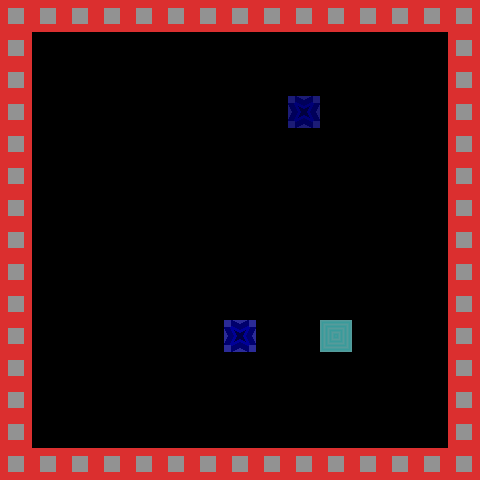

Below is a game level as drawn by its tile map, then a one-line description and the .tmx file that defines it, in full:
An orthogonal 15x15 tile map with 32x32 px tiles, 4 tile layers (submap1, collision, submap2, collision), 2 hidden layers not drawn, 2 tilesets and 2 objects (npc, arne2).

<map version="1.0" orientation="orthogonal" width="15" height="15" tilewidth="32" tileheight="32">
 <properties>
  <property name="animation" value="res/tileset.ani" />
  <property name="hint" value="Move Arne to the collection point using your arrow keys" />
  <property name="tileset" value="res/tileset.png" />
 </properties>
 <tileset firstgid="1" name="test" tilewidth="32" tileheight="32">
  <image source="../tileset.png" width="640" height="480" />
 </tileset>
 <tileset firstgid="301" name="collision" tilewidth="32" tileheight="32">
  <image source="../zz_collision.png" width="128" height="512" />
 </tileset>
 <layer name="submap1" width="15" height="15">
  <data encoding="csv">
2,2,2,2,2,2,2,2,2,2,2,2,2,2,2,
2,1,1,1,1,1,1,1,1,1,1,1,1,1,2,
2,1,1,1,1,1,1,1,1,1,1,1,1,1,2,
2,1,1,1,1,1,1,1,1,1,1,1,1,1,2,
2,1,1,1,1,1,1,1,1,1,1,1,1,1,2,
2,1,1,1,1,1,1,1,1,1,1,1,1,1,2,
2,1,1,1,1,1,1,1,1,1,1,1,1,1,2,
2,1,1,1,1,1,1,1,1,1,1,1,1,1,2,
2,1,1,1,1,1,1,1,1,1,1,1,1,1,2,
2,1,1,1,1,1,1,1,1,1,1,1,1,1,2,
2,1,1,1,1,1,1,3,1,1,4,1,1,1,2,
2,1,1,1,1,1,1,1,1,1,1,1,1,1,2,
2,1,1,1,1,1,1,1,1,1,1,1,1,1,2,
2,1,1,1,1,1,1,1,1,1,1,1,1,1,2,
2,2,2,2,2,2,2,2,2,2,2,2,2,2,2
</data>
 </layer>
 <layer name="collision" width="15" height="15" opacity="0.61">
  <data encoding="csv">
316,316,316,316,316,316,316,316,316,316,316,316,316,316,316,
316,0,0,0,0,0,0,0,0,0,0,0,0,0,316,
316,0,0,0,0,0,0,0,0,0,0,0,0,0,316,
316,0,0,0,0,0,0,0,0,0,0,0,0,0,316,
316,0,0,0,0,0,0,0,0,0,0,0,0,0,316,
316,0,0,0,0,0,0,0,0,0,0,0,0,0,316,
316,0,0,0,0,0,0,0,0,0,0,0,0,0,316,
316,0,0,0,0,0,0,0,0,0,0,0,0,0,316,
316,0,0,0,0,0,0,0,0,0,0,0,0,0,316,
316,0,0,0,0,0,0,0,0,0,0,0,0,0,316,
316,0,0,0,0,0,0,333,0,0,317,0,0,0,316,
316,0,0,0,0,0,0,0,0,0,0,0,0,0,316,
316,301,301,301,301,301,301,301,0,0,0,0,0,0,316,
316,301,301,301,301,301,301,301,301,301,301,301,0,0,316,
316,316,316,316,316,316,316,316,316,316,316,316,316,316,316
</data>
 </layer>
 <objectgroup name="Object Layer 1" width="15" height="15">
  <object name="arne" type="npc" x="160" y="256" width="32" height="32">
   <properties>
    <property name="NAME" value="Arne" />
    <property name="connects" value="arne2" />
    <property name="head" value="head" />
    <property name="sprite" value="res/testsprite.spr" />
   </properties>
  </object>
 </objectgroup>
 <layer name="submap2" width="15" height="15" opacity="0.6">
  <data encoding="csv">
2,2,2,2,2,2,2,2,2,2,2,2,2,2,2,
2,1,1,1,1,1,1,1,1,1,1,1,1,1,2,
2,1,1,1,1,1,1,1,1,1,1,1,1,1,2,
2,1,1,1,1,1,1,1,1,3,1,1,1,1,2,
2,1,1,1,1,1,1,1,1,1,1,1,1,1,2,
2,1,1,1,1,1,1,1,1,1,1,1,1,1,2,
2,1,1,1,1,1,1,1,1,1,1,1,1,1,2,
2,1,1,1,1,1,1,1,1,1,1,1,1,1,2,
2,1,1,1,1,1,1,1,1,1,1,1,1,1,2,
2,1,1,1,1,1,1,1,1,1,1,1,1,1,2,
2,1,1,1,1,1,1,1,1,1,1,1,1,1,2,
2,1,1,1,1,1,1,1,1,1,1,1,1,1,2,
2,1,1,1,1,1,1,1,1,1,1,1,1,1,2,
2,1,1,1,1,1,1,1,1,1,1,1,1,1,2,
2,2,2,2,2,2,2,2,2,2,2,2,2,2,2
</data>
 </layer>
 <layer name="collision" width="15" height="15" opacity="0.57">
  <data encoding="csv">
316,316,316,316,316,316,316,316,316,316,316,316,316,316,316,
316,0,0,0,0,0,0,0,0,0,0,0,0,0,316,
316,0,0,0,0,0,0,0,0,0,0,0,0,0,316,
316,0,0,0,0,0,0,0,0,333,0,0,0,0,316,
316,0,0,0,0,0,0,0,0,0,0,0,0,0,316,
316,0,0,0,0,0,0,0,0,0,0,0,0,0,316,
316,0,0,0,0,0,0,0,0,0,0,0,0,0,316,
316,0,0,0,0,0,0,0,0,0,0,0,0,0,316,
316,0,0,0,0,0,0,0,0,0,0,0,0,0,316,
316,0,0,0,0,0,0,0,0,0,0,0,0,0,316,
316,0,0,0,0,0,0,0,0,0,0,0,0,0,316,
316,0,0,0,0,0,0,0,0,0,0,0,0,0,316,
316,0,0,0,0,0,0,0,0,0,0,0,0,0,316,
316,0,0,0,0,0,0,0,0,0,0,0,0,0,316,
316,316,316,316,316,316,316,316,316,316,316,316,316,316,316
</data>
 </layer>
 <objectgroup name="Object Layer 2" width="15" height="15">
  <object name="arne2" x="224" y="192" width="32" height="32">
   <properties>
    <property name="NAME" value="arne2" />
    <property name="sprite" value="res/testsprite2.spr" />
   </properties>
  </object>
 </objectgroup>
 <layer name="submap3" width="15" height="15" visible="0" opacity="0.66">
  <data encoding="csv">
2,2,2,2,2,2,2,2,2,2,2,2,2,2,2,
2,1,1,1,1,1,1,1,1,1,1,1,1,1,2,
2,1,1,1,1,1,1,1,1,1,1,1,1,1,2,
2,1,1,1,1,1,1,1,1,1,1,1,1,1,2,
2,1,1,1,1,1,1,1,1,1,1,1,1,1,2,
2,1,1,1,1,1,1,1,1,1,1,1,1,1,2,
2,1,1,1,1,1,1,1,1,1,1,1,1,1,2,
2,1,1,1,1,1,1,1,1,1,1,1,1,1,2,
2,1,1,1,1,1,1,1,1,1,1,1,1,1,2,
2,1,1,1,1,1,1,1,1,1,1,1,1,1,2,
2,1,1,1,1,1,1,1,1,1,1,1,1,1,2,
2,1,1,1,1,1,1,1,1,1,1,1,1,1,2,
2,1,1,1,1,1,1,1,1,1,1,1,1,1,2,
2,1,1,1,1,1,1,1,1,1,1,1,1,1,2,
2,2,2,2,2,2,2,2,2,2,2,2,2,2,2
</data>
 </layer>
 <layer name="collision" width="15" height="15" visible="0">
  <data encoding="csv">
316,316,316,316,316,316,316,316,316,316,316,316,316,316,316,
316,0,0,0,0,0,0,0,0,0,0,0,0,0,316,
316,0,0,0,0,0,0,0,0,0,0,0,0,0,316,
316,0,0,0,0,0,0,0,0,0,0,0,0,0,316,
316,0,0,0,0,0,0,0,0,0,0,0,0,0,316,
316,0,0,0,0,0,0,0,0,0,0,0,0,0,316,
316,0,0,0,0,0,0,0,0,0,0,0,0,0,316,
316,0,0,0,0,0,0,0,0,0,0,0,0,0,316,
316,0,0,0,0,0,0,0,0,0,0,0,0,0,316,
316,0,0,0,0,0,0,0,0,0,0,0,0,0,316,
316,0,0,0,0,0,0,0,0,0,0,0,0,0,316,
316,0,0,0,0,0,0,0,0,0,0,0,0,0,316,
316,0,0,0,0,0,0,0,0,0,0,0,0,0,316,
316,0,0,0,0,0,0,0,0,0,0,0,0,0,316,
316,316,316,316,316,316,316,316,316,316,316,316,316,316,316
</data>
 </layer>
</map>
